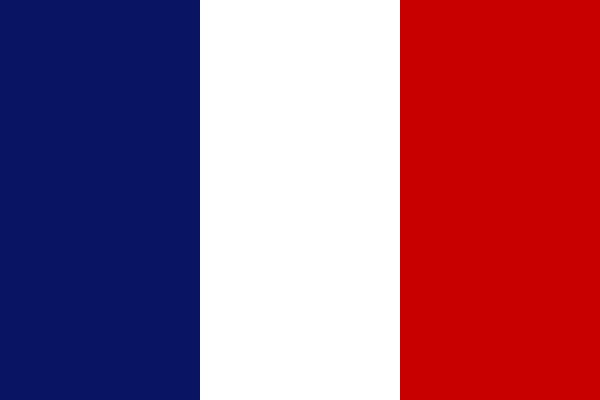
Frame 1 (no input)
Frame 60 (no input): identical to frame 1, image omitted
Frame 120 (the mouse pressed at the canvas centre since frame 60): identical to frame 1, image omitted

The p5.js sketch that drew this single still picture (run headless with seeded random() and noise() and a simulated clock; from frame 60 on, the mouse is pressed at the canvas centre):

// p5.js sketch
// ── sketch.js
function setup() {
  createCanvas(600, 400);
 
  // background(255,255,255);
}

function draw() {
  noStroke();
  
  fill(9,20,99);
  rect(0,0,200,height)
  
  fill(255,255,255);
  rect(200,0,200,height)
  
  fill(200,0,0);
  rect(400,0,200,height)

}
